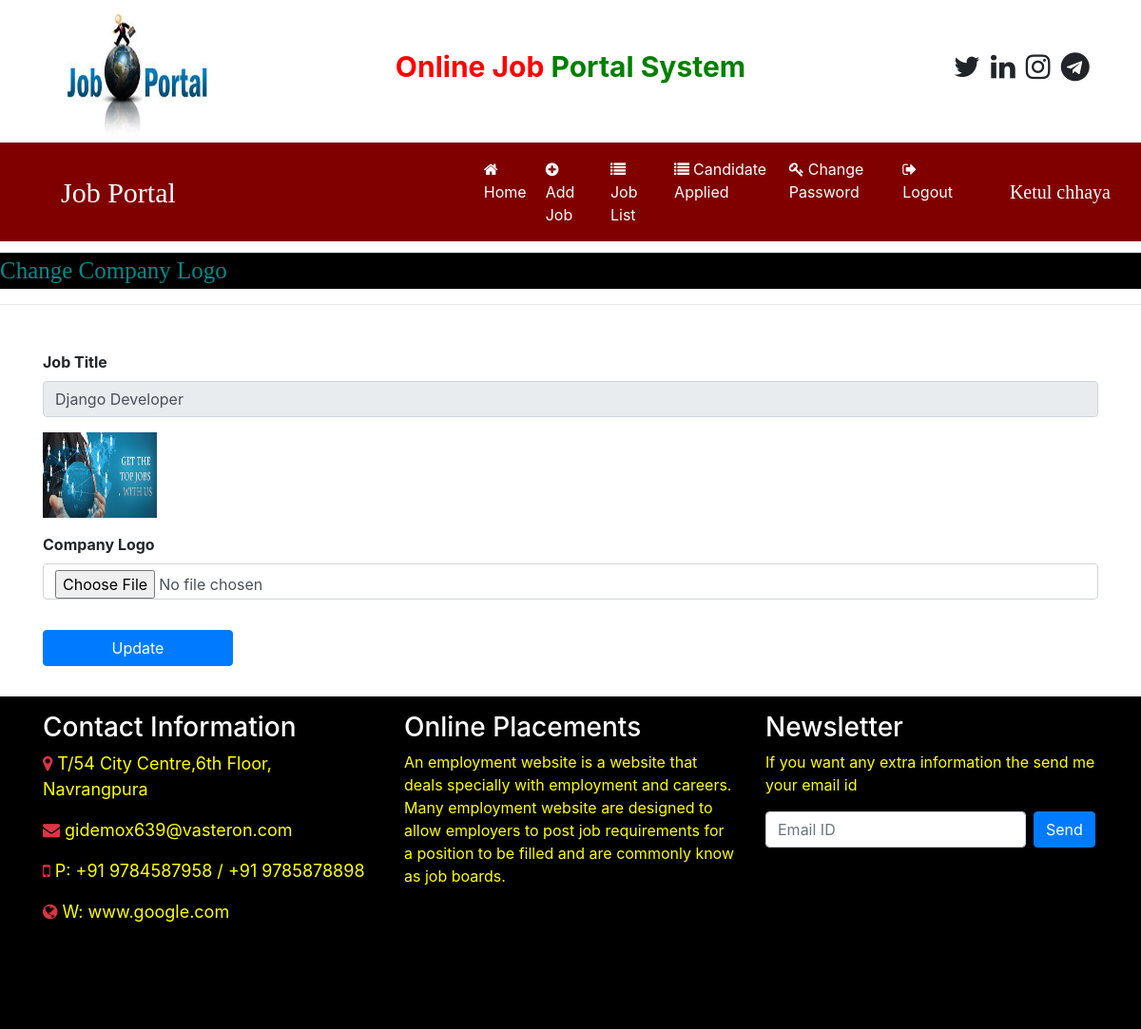
The page /change_companylogo/1 (signed in) on the database its author committed.
### job/models.py (models this page shows, shortened)
class Job(models.Model):
    recruiter = models.ForeignKey(Recruiter, on_delete=models.CASCADE)
    start_date = models.DateField()
    end_date = models.DateField()
    title = models.CharField(max_length=100)
    salary = models.FloatField(max_length=20)
    image = models.FileField()
    description = models.CharField(max_length=300)
    experience = models.CharField(max_length=50)
    location = models.CharField(max_length=100)
    skills = models.CharField(max_length=100)
    creationdate = models.DateField()

### job/views.py (the view, shortened to what this page needs)
# urls.py: path('change_companylogo/<int:pid>', change_companylogo, name='change_companylogo'),
def change_companylogo(request, pid):
    if not request.user.is_authenticated:
        return redirect(reverse("recruiter_login"))
    error=''
    job = Job.objects.get(id=pid)
    d = {'error': error, 'job':job}
    return render(request, 'change_companylogo.html', d)

### job/templates/change_companylogo.html (shortened to what this page needs)
{% load static %}
{% block body %}
{% include "recruiter_navigation.html" %}
<marquee style="font-family:'Monotype Corsiva'; font-size:25px; color:darkcyan; background-color:black; margin-top:1%">
    Change Company Logo
</marquee>
<hr>
<form class="container mt-5" method="post" enctype="multipart/form-data">
    <div class="form-row">
        <div class="form-group col-md-12">
            <label><b>Job Title</b></label>
            <input type="text" class="form-control" readonly name="jobtitle" value="{{job.title}}" required>
        </div>
    </div>
    <div class="form-row">
        <div class="form-group col-md-12">
            <img src="{{job.image.url}}" width="120" height="90">
        </div>
    </div>
    <div class="form-row">
        <div class="form-group col-md-12">
            <label><b>Company Logo</b></label>
            <input type="file" class="form-control" name="logo" required>
        </div>
    </div>
    <input type="submit" value="Update" class="btn btn-primary my-3" style="width: 200px">
</form>
{% include "footer.html" %}
{% endblock body %}

### job/templates/recruiter_navigation.html (shortened to what this page needs)
<!DOCTYPE html>
<html lang="en">
<head>
    {% load static %}
    <link rel="stylesheet" href="https://cdn.jsdelivr.net/npm/bootstrap@4.6.2/dist/css/bootstrap.min.css">
    <link rel="stylesheet" href="https://cdnjs.cloudflare.com/ajax/libs/font-awesome/4.7.0/css/font-awesome.min.css">
</head>
<body>
    <div class="container">
        <div class="row">
            <div class="col-sm-3">
                <img src="{% static 'images/job1.jpg' %}" style="width:180px; height:150px">
            </div>
            <div class="col-sm-6 mt-5 text-center">
                <span style="font-weight:bold; font-size:30px">
                    <span style="color:red">Online Job</span>
                    <span style="color:green">Portal System</span>
                </span>
            </div>
            <div class="col-sm-3 mt-5" style="padding-left:10%;">
                <span style="font-weight:bold; font-size:30px">
                    <span><i class="fa fa-twitter pl-1"></i></span>
                    <span><i class="fa fa-linkedin pl-1"></i></span>
                    <span><i class="fa fa-instagram pl-1"></i></span>
                    <span><i class="fa fa-telegram pl-1"></i></span>
                </span>
            </div>
        </div>
    </div>
    <nav class="navbar navbar-expand-sm" style="background-color:maroon">
        <a href="" class="navbar-brand text-white pl-5 font-weight:bold" style="font-family:'Monotype Corsiva'; font-size:30px">Job Portal</a>
        <ul class="navbar-nav">
            <li class="nav-item">
                <a class="nav-link {% if request.path == '/recruiter_home' %}active{% endif %}" href="{% url "recruiter_home" %}" style="margin-left:300px"><i class="fa fa-home mr-1"></i>Home</a>
            </li>
            <li class="nav-item">
                <a class="nav-link {% if request.path == '/add_job' %}active{% endif %}" href="{% url "add_job" %}"><i class="fa fa-plus-circle mr-1"></i>Add Job</a>
            </li>
            <li class="nav-item">
                <a class="nav-link {% if request.path == '/job_list' %}active{% endif %}" href="{% url "job_list" %}"><i class="fa fa-list mr-1"></i>Job List</a>
            </li>
            <li class="nav-item">
                <a class="nav-link {% if request.path == '/applied_candidatelist' %}active{% endif %}" href="{% url "applied_candidatelist" %}"><i class="fa fa-list mr-1"></i>Candidate Applied</a>
            </li>
            <li class="nav-item">
                <a class="nav-link {% if request.path == '/change_passwordrecruiter' %}active{% endif %}" href="{% url "change_passwordrecruiter" %}"><i class="fa fa-key mr-1"></i>Change Password</a>
            </li>
            <li class="nav-item">
                <a class="nav-link {% if request.path == '/Logout' %}active{% endif %}" href="{% url "Logout" %}"><i class="fa fa-sign-out mr-1"></i>Logout</a>
            </li>
        </ul>
        <a href="" class="navbar-brand text-white pl-5 font-weight:bold" style="font-family:'Monotype Corsiva'; font-size:20px">{{request.user.first_name}} {{request.user.last_name}}</a>
    </nav>
</body>
</html>

### job/templates/recruiter_navigation.html (style rules this page uses)
.nav-link { color: white !important; margin-right:4px; }

### rows shown on the page
Job: jobtitle "Django Developer", image (picture)

### other values the page prints
{{ request.user.first_name }} "Ketul"
{{ request.user.last_name }} "chhaya"
